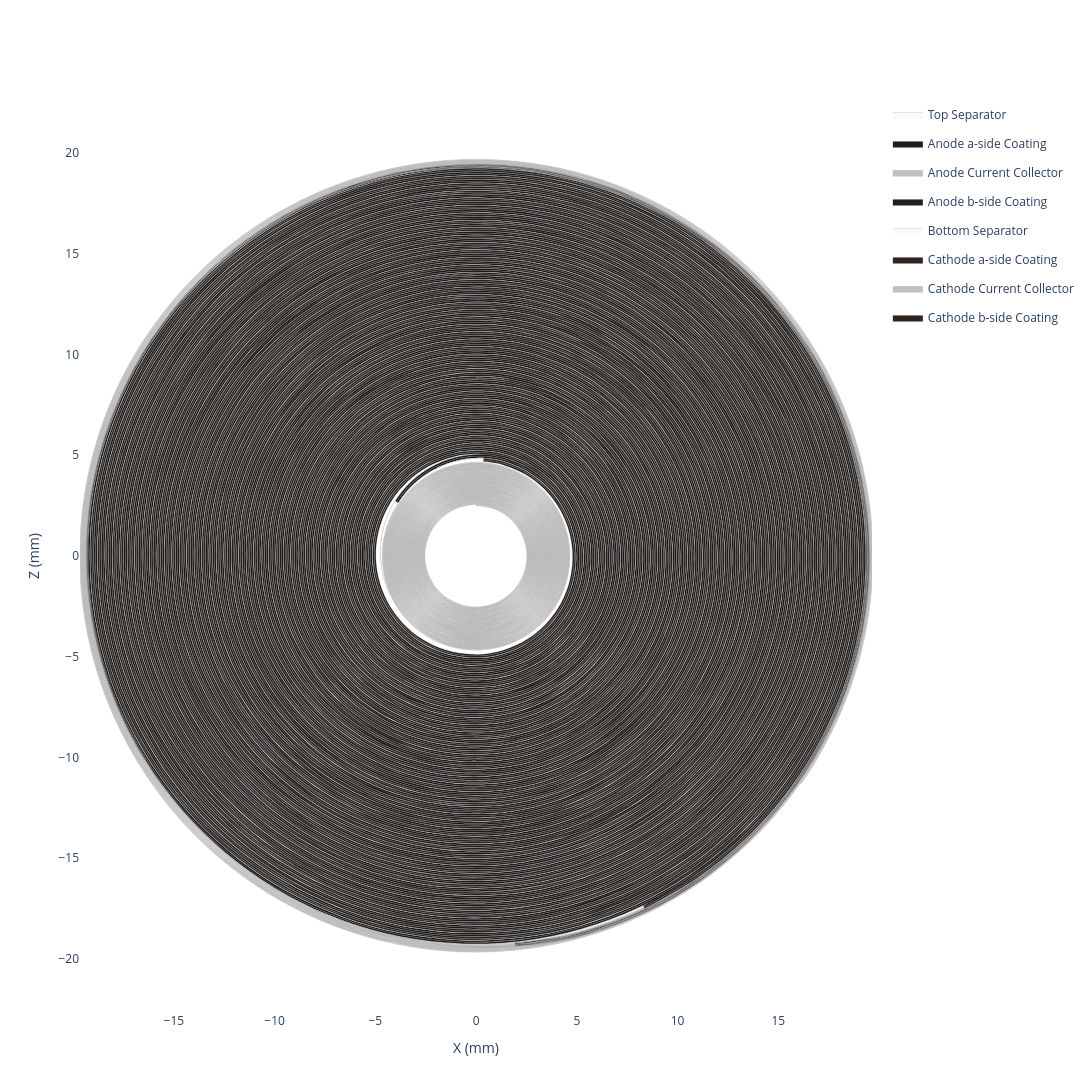

This figure's notebook cell:
### Code cell
my_jellyroll.get_spiral_plot(height=1300, width=1300).show()

### Figure 1 — Plotly figure (JSON) as saved in the notebook; plotly's stock layout.template omitted (floating-point values rounded to 4 significant figures; data arrays with more than 128 entries replaced by an {"elided": "..."} marker saying what was removed)
{"data": [{"customdata": {"elided": "5764x6 float values"}, "fill": "toself", "fillcolor": "#fafafa", "hovertemplate": "<b>Top Separator (Extruded)</b><br>Theta: %{customdata[0]:.2f}°<br>Unwrapped Length: %{customdata[1]:.2f} mm<br>Radius: %{customdata[2]:.2f} mm<br>X: %{customdata[3]:.2f} mm<br>Z: %{customdata[4]:.2f} mm<br>Turns: %{customdata[5]:.2f}<extra></extra>", "legendgroup": "Top Separator", "line": {"color": "black", "shape": "spline", "width": 0.1}, "mode": "lines", "name": "Top Separator", "type": "scatter", "x": {"elided": "5764 float values"}, "y": {"elided": "5764 float values"}}, {"customdata": {"elided": "3086x6 float values"}, "fill": "toself", "fillcolor": "#1f1f1f", "hovertemplate": "<b>Anode a-side Coating (Extruded)</b><br>Theta: %{customdata[0]:.2f}°<br>Unwrapped Length: %{customdata[1]:.2f} mm<br>Radius: %{customdata[2]:.2f} mm<br>X: %{customdata[3]:.2f} mm<br>Z: %{customdata[4]:.2f} mm<br>Turns: %{customdata[5]:.2f}<extra></extra>", "legendgroup": "Anode a-side Coating", "line": {"color": "black", "shape": "spline", "width": 0.1}, "mode": "lines", "name": "Anode a-side Coating", "type": "scatter", "x": {"elided": "3086 float values"}, "y": {"elided": "3086 float values"}}, {"customdata": {"elided": "3086x6 float values"}, "fill": "toself", "fillcolor": "#C0C0C0", "hovertemplate": "<b>Anode Current Collector (Extruded)</b><br>Theta: %{customdata[0]:.2f}°<br>Unwrapped Length: %{customdata[1]:.2f} mm<br>Radius: %{customdata[2]:.2f} mm<br>X: %{customdata[3]:.2f} mm<br>Z: %{customdata[4]:.2f} mm<br>Turns: %{customdata[5]:.2f}<extra></extra>", "legendgroup": "Anode Current Collector", "line": {"color": "black", "shape": "spline", "width": 0.1}, "mode": "lines", "name": "Anode Current Collector", "type": "scatter", "x": {"elided": "3086 float values"}, "y": {"elided": "3086 float values"}}, {"customdata": {"elided": "3086x6 float values"}, "fill": "toself", "fillcolor": "#1f1f1f", "hovertemplate": "<b>Anode b-side Coating (Extruded)</b><br>Theta: %{customdata[0]:.2f}°<br>Unwrapped Length: %{customdata[1]:.2f} mm<br>Radius: %{customdata[2]:.2f} mm<br>X: %{customdata[3]:.2f} mm<br>Z: %{customdata[4]:.2f} mm<br>Turns: %{customdata[5]:.2f}<extra></extra>", "legendgroup": "Anode b-side Coating", "line": {"color": "black", "shape": "spline", "width": 0.1}, "mode": "lines", "name": "Anode b-side Coating", "type": "scatter", "x": {"elided": "3086 float values"}, "y": {"elided": "3086 float values"}}, {"customdata": {"elided": "5764x6 float values"}, "fill": "toself", "fillcolor": "#fafafa", "hovertemplate": "<b>Bottom Separator (Extruded)</b><br>Theta: %{customdata[0]:.2f}°<br>Unwrapped Length: %{customdata[1]:.2f} mm<br>Radius: %{customdata[2]:.2f} mm<br>X: %{customdata[3]:.2f} mm<br>Z: %{customdata[4]:.2f} mm<br>Turns: %{customdata[5]:.2f}<extra></extra>", "legendgroup": "Bottom Separator", "line": {"color": "black", "shape": "spline", "width": 0.1}, "mode": "lines", "name": "Bottom Separator", "type": "scatter", "x": {"elided": "5764 float values"}, "y": {"elided": "5764 float values"}}, {"customdata": {"elided": "2724x6 float values"}, "fill": "toself", "fillcolor": "#2f241f", "hovertemplate": "<b>Cathode a-side Coating (Extruded)</b><br>Theta: %{customdata[0]:.2f}°<br>Unwrapped Length: %{customdata[1]:.2f} mm<br>Radius: %{customdata[2]:.2f} mm<br>X: %{customdata[3]:.2f} mm<br>Z: %{customdata[4]:.2f} mm<br>Turns: %{customdata[5]:.2f}<extra></extra>", "legendgroup": "Cathode a-side Coating", "line": {"color": "black", "shape": "spline", "width": 0.1}, "mode": "lines", "name": "Cathode a-side Coating", "type": "scatter", "x": {"elided": "2724 float values"}, "y": {"elided": "2724 float values"}}, {"customdata": {"elided": "2724x6 float values"}, "fill": "toself", "fillcolor": "#C0C0C0", "hovertemplate": "<b>Cathode Current Collector (Extruded)</b><br>Theta: %{customdata[0]:.2f}°<br>Unwrapped Length: %{customdata[1]:.2f} mm<br>Radius: %{customdata[2]:.2f} mm<br>X: %{customdata[3]:.2f} mm<br>Z: %{customdata[4]:.2f} mm<br>Turns: %{customdata[5]:.2f}<extra></extra>", "legendgroup": "Cathode Current Collector", "line": {"color": "black", "shape": "spline", "width": 0.1}, "mode": "lines", "name": "Cathode Current Collector", "type": "scatter", "x": {"elided": "2724 float values"}, "y": {"elided": "2724 float values"}}, {"customdata": {"elided": "2724x6 float values"}, "fill": "toself", "fillcolor": "#2f241f", "hovertemplate": "<b>Cathode b-side Coating (Extruded)</b><br>Theta: %{customdata[0]:.2f}°<br>Unwrapped Length: %{customdata[1]:.2f} mm<br>Radius: %{customdata[2]:.2f} mm<br>X: %{customdata[3]:.2f} mm<br>Z: %{customdata[4]:.2f} mm<br>Turns: %{customdata[5]:.2f}<extra></extra>", "legendgroup": "Cathode b-side Coating", "line": {"color": "black", "shape": "spline", "width": 0.1}, "mode": "lines", "name": "Cathode b-side Coating", "type": "scatter", "x": {"elided": "2724 float values"}, "y": {"elided": "2724 float values"}}, {"customdata": {"elided": "2880x6 float values"}, "hovertemplate": "<b>Top Separator</b><br>Theta: %{customdata[0]:.2f}°<br>Unwrapped Length: %{customdata[1]:.2f} mm<br>Radius: %{customdata[2]:.2f} mm<br>X: %{customdata[3]:.2f} mm<br>Z: %{customdata[4]:.2f} mm<br>Turns: %{customdata[5]:.2f}<extra></extra>", "legendgroup": "Top Separator", "line": {"color": "#fafafa", "shape": "spline", "width": 0}, "mode": "lines", "name": "Top Separator", "showlegend": false, "type": "scatter", "x": {"elided": "2880 float values"}, "y": {"elided": "2880 float values"}}, {"customdata": {"elided": "1541x6 float values"}, "hovertemplate": "<b>Anode a-side Coating</b><br>Theta: %{customdata[0]:.2f}°<br>Unwrapped Length: %{customdata[1]:.2f} mm<br>Radius: %{customdata[2]:.2f} mm<br>X: %{customdata[3]:.2f} mm<br>Z: %{customdata[4]:.2f} mm<br>Turns: %{customdata[5]:.2f}<extra></extra>", "legendgroup": "Anode a-side Coating", "line": {"color": "#1f1f1f", "shape": "spline", "width": 0}, "mode": "lines", "name": "Anode a-side Coating", "showlegend": false, "type": "scatter", "x": {"elided": "1541 float values"}, "y": {"elided": "1541 float values"}}, {"customdata": {"elided": "1541x6 float values"}, "hovertemplate": "<b>Anode Current Collector</b><br>Theta: %{customdata[0]:.2f}°<br>Unwrapped Length: %{customdata[1]:.2f} mm<br>Radius: %{customdata[2]:.2f} mm<br>X: %{customdata[3]:.2f} mm<br>Z: %{customdata[4]:.2f} mm<br>Turns: %{customdata[5]:.2f}<extra></extra>", "legendgroup": "Anode Current Collector", "line": {"color": "#C0C0C0", "shape": "spline", "width": 0}, "mode": "lines", "name": "Anode Current Collector", "showlegend": false, "type": "scatter", "x": {"elided": "1541 float values"}, "y": {"elided": "1541 float values"}}, {"customdata": {"elided": "1541x6 float values"}, "hovertemplate": "<b>Anode b-side Coating</b><br>Theta: %{customdata[0]:.2f}°<br>Unwrapped Length: %{customdata[1]:.2f} mm<br>Radius: %{customdata[2]:.2f} mm<br>X: %{customdata[3]:.2f} mm<br>Z: %{customdata[4]:.2f} mm<br>Turns: %{customdata[5]:.2f}<extra></extra>", "legendgroup": "Anode b-side Coating", "line": {"color": "#1f1f1f", "shape": "spline", "width": 0}, "mode": "lines", "name": "Anode b-side Coating", "showlegend": false, "type": "scatter", "x": {"elided": "1541 float values"}, "y": {"elided": "1541 float values"}}, {"customdata": {"elided": "2880x6 float values"}, "hovertemplate": "<b>Bottom Separator</b><br>Theta: %{customdata[0]:.2f}°<br>Unwrapped Length: %{customdata[1]:.2f} mm<br>Radius: %{customdata[2]:.2f} mm<br>X: %{customdata[3]:.2f} mm<br>Z: %{customdata[4]:.2f} mm<br>Turns: %{customdata[5]:.2f}<extra></extra>", "legendgroup": "Bottom Separator", "line": {"color": "#fafafa", "shape": "spline", "width": 0}, "mode": "lines", "name": "Bottom Separator", "showlegend": false, "type": "scatter", "x": {"elided": "2880 float values"}, "y": {"elided": "2880 float values"}}, {"customdata": {"elided": "1360x6 float values"}, "hovertemplate": "<b>Cathode a-side Coating</b><br>Theta: %{customdata[0]:.2f}°<br>Unwrapped Length: %{customdata[1]:.2f} mm<br>Radius: %{customdata[2]:.2f} mm<br>X: %{customdata[3]:.2f} mm<br>Z: %{customdata[4]:.2f} mm<br>Turns: %{customdata[5]:.2f}<extra></extra>", "legendgroup": "Cathode a-side Coating", "line": {"color": "#2f241f", "shape": "spline", "width": 0}, "mode": "lines", "name": "Cathode a-side Coating", "showlegend": false, "type": "scatter", "x": {"elided": "1360 float values"}, "y": {"elided": "1360 float values"}}, {"customdata": {"elided": "1360x6 float values"}, "hovertemplate": "<b>Cathode Current Collector</b><br>Theta: %{customdata[0]:.2f}°<br>Unwrapped Length: %{customdata[1]:.2f} mm<br>Radius: %{customdata[2]:.2f} mm<br>X: %{customdata[3]:.2f} mm<br>Z: %{customdata[4]:.2f} mm<br>Turns: %{customdata[5]:.2f}<extra></extra>", "legendgroup": "Cathode Current Collector", "line": {"color": "#C0C0C0", "shape": "spline", "width": 0}, "mode": "lines", "name": "Cathode Current Collector", "showlegend": false, "type": "scatter", "x": {"elided": "1360 float values"}, "y": {"elided": "1360 float values"}}, {"customdata": {"elided": "1360x6 float values"}, "hovertemplate": "<b>Cathode b-side Coating</b><br>Theta: %{customdata[0]:.2f}°<br>Unwrapped Length: %{customdata[1]:.2f} mm<br>Radius: %{customdata[2]:.2f} mm<br>X: %{customdata[3]:.2f} mm<br>Z: %{customdata[4]:.2f} mm<br>Turns: %{customdata[5]:.2f}<extra></extra>", "legendgroup": "Cathode b-side Coating", "line": {"color": "#2f241f", "shape": "spline", "width": 0}, "mode": "lines", "name": "Cathode b-side Coating", "showlegend": false, "type": "scatter", "x": {"elided": "1360 float values"}, "y": {"elided": "1360 float values"}}], "layout": {"height": 1300, "hovermode": "closest", "paper_bgcolor": "white", "plot_bgcolor": "white", "width": 1300, "xaxis": {"scaleanchor": "y", "title": {"text": "X (mm)"}, "zeroline": false}, "yaxis": {"title": {"text": "Z (mm)"}, "zeroline": false}}}
